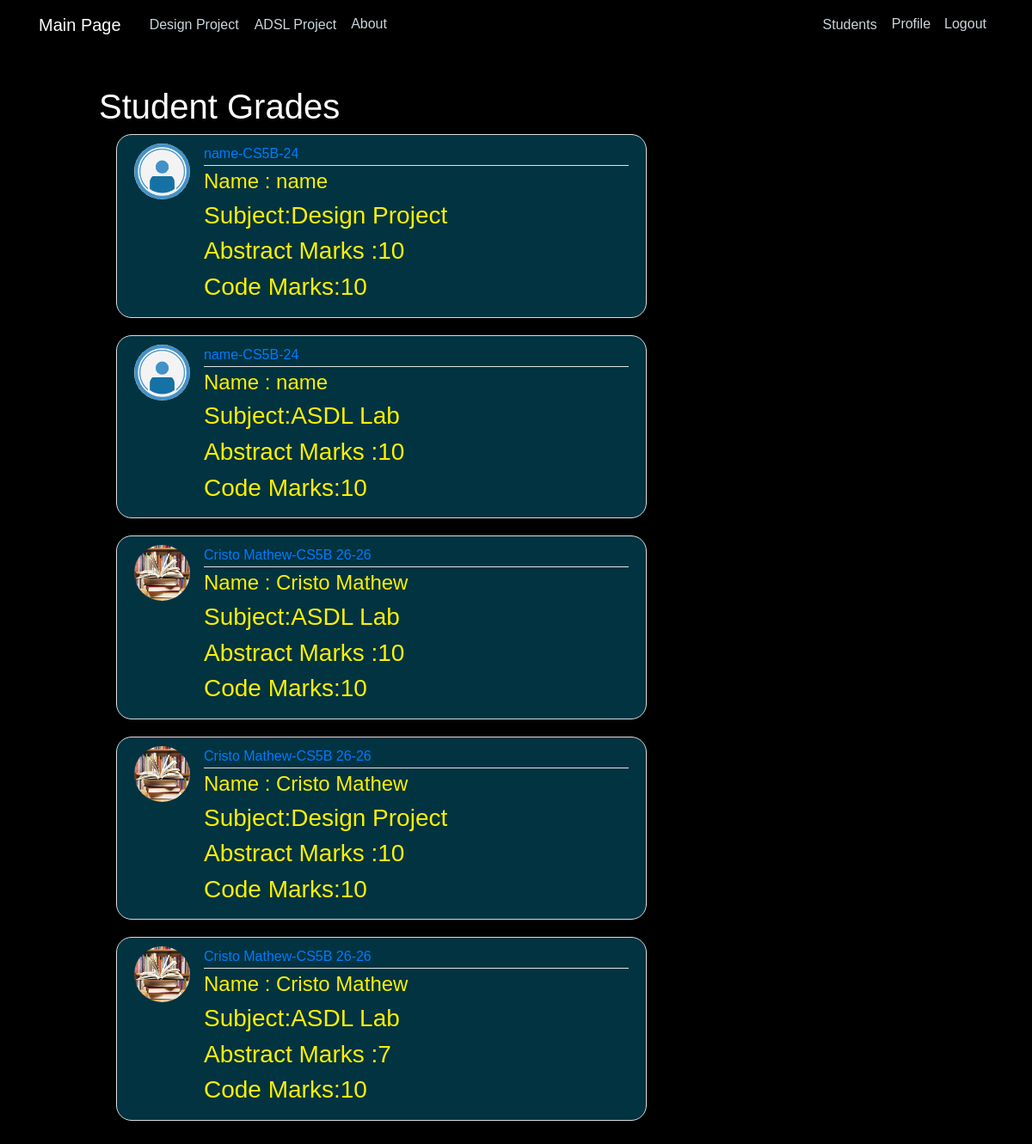
/users/students/ (signed in), run on the app's committed database.
### users/models.py (models this page shows, shortened)
class Grade(models.Model):
    STATUS = Choices('Design Project', 'ASDL Lab')
    Abstract_Marks = models.IntegerField(validators=[MinValueValidator(0),
                                       MaxValueValidator(10)],default=0)
    Code_Marks = models.IntegerField(validators=[MinValueValidator(0),
                                       MaxValueValidator(10)],default=0)
    Idea = models.BooleanField(default=False)
    Student = models.ForeignKey(User, on_delete=models.CASCADE)
    StudentName = models.CharField(max_length=30, default="Name")
    Subject = models.CharField(max_length=30,default="Design Project",choices=STATUS)
    class_div = models.CharField(max_length=10,null=True)
    rollno = models.CharField(max_length=10,null=True)

class Profile(models.Model):
    user = models.OneToOneField(User, on_delete=models.CASCADE)
    name = models.CharField(max_length=30, default="name")
    class_div = models.CharField(max_length=10)
    rollno = models.CharField(max_length=10)
    image = models.ImageField(default='profile_pics/default.jpg', upload_to='profile_pics')

### users/views.py (the view)
# urls.py: path('students/',views.all_grade, name="allgrades"),
@user_passes_test(lambda u: u.is_superuser)
def all_grade(request):
    context = {
        'posts': Grade.objects.all(),
        'title': 'Student Grade',
    }
    return render(request, 'users/grade_users.html',context)

### users/templates/users/grade_users.html
{% extends "home/base.html" %}
{% load static %}
{% block content %}
  {% if request.user.is_superuser %}
    <h1>Student Grades</h1>
    {% for post in posts %}
    {% if post.Subject == "Design Project" %}
      <article class="media content-section">
        <img class="rounded-circle article-img" src="{{ post.Student.profile.image.url }}">
        <div class="media-body">
          <div class="article-metadata">
            <a class="mr-2" href="#">{{ post.Student.profile.name }}-{{ post.Student.profile.class_div }}-{{ post.Student.profile.rollno }}</a>
          </div>
          <h4><a class="article-title" href="#" style="color:#fcf003">Name : {{ post.StudentName }}</a></h4>
          <h3><a class="article-title" href="#" style="color:#fcf003">Subject:{{ post.Subject }}</a></h3>
          <h3><a class="article-title" href="#" style="color:#fcf003">Abstract Marks :{{ post.Abstract_Marks }}</a></h3>
          <h3><a class="article-title" href="#" style="color:#fcf003">Code Marks:{{ post.Code_Marks }}</a></h3>
        </div>
      </article>
    {% endif %}
    {% if post.Subject == "ASDL Lab" %}
      <article class="media content-section">
        <img class="rounded-circle article-img" src="{{ post.Student.profile.image.url }}">
        <div class="media-body">
          <div class="article-metadata">
            <a class="mr-2" href="#">{{ post.Student.profile.name }}-{{ post.Student.profile.class_div }}-{{ post.Student.profile.rollno }}</a>
          </div>
          <h4><a class="article-title" href="#" style="color:#fcf003">Name : {{ post.StudentName }}</a></h4>
          <h3><a class="article-title" href="#" style="color:#fcf003">Subject:{{ post.Subject }}</a></h3>
          <h3><a class="article-title" href="#" style="color:#fcf003">Abstract Marks :{{ post.Abstract_Marks }}</a></h3>
          <h3><a class="article-title" href="#" style="color:#fcf003">Code Marks:{{ post.Code_Marks }}</a></h3>
        </div>
      </article>
    {% endif %}
    {% endfor %}
  {% endif %}
{% endblock content %}

### home/static/home/main.css (style rules this page uses)
body { color: #333333; margin-top: 5rem; font-family: Arial; padding: 100px; margin: 0; background: #000000; }
h1, h3, h4, h5, h6, p { color: #ffffff; }
.content-section { background: rgba(3, 102, 130, 0.5); padding: 10px 20px; border: 1px solid #dddddd; border-radius: 18px; margin-left: 20px; margin-bottom: 20px; }
.article-title { color: #bd063d; }
.article-img { height: 65px; width: 65px; margin-right: 16px; }
.article-metadata { padding-bottom: 1px; margin-bottom: 4px; border-bottom: 1px solid #e3e3e3 }

### data on the page
Grade: Student.profile.image (placeholder picture), Student.profile.name "name", Student.profile.class_div "CS5B", Student.profile.rollno "24", StudentName "name", Subject "Design Project", Abstract_Marks "10", Code_Marks "10"
Grade: Student.profile.image (placeholder picture), Student.profile.name "name", Student.profile.class_div "CS5B", Student.profile.rollno "24", StudentName "name", Subject "ASDL Lab", Abstract_Marks "10", Code_Marks "10"
Grade: Student.profile.image (picture), Student.profile.name "Cristo Mathew", Student.profile.class_div "CS5B 26", Student.profile.rollno "26", StudentName "Cristo Mathew", Subject "ASDL Lab", Abstract_Marks "10", Code_Marks "10"
Grade: Student.profile.image (picture), Student.profile.name "Cristo Mathew", Student.profile.class_div "CS5B 26", Student.profile.rollno "26", StudentName "Cristo Mathew", Subject "Design Project", Abstract_Marks "10", Code_Marks "10"
Grade: Student.profile.image (picture), Student.profile.name "Cristo Mathew", Student.profile.class_div "CS5B 26", Student.profile.rollno "26", StudentName "Cristo Mathew", Subject "ASDL Lab", Abstract_Marks "7", Code_Marks "10"
